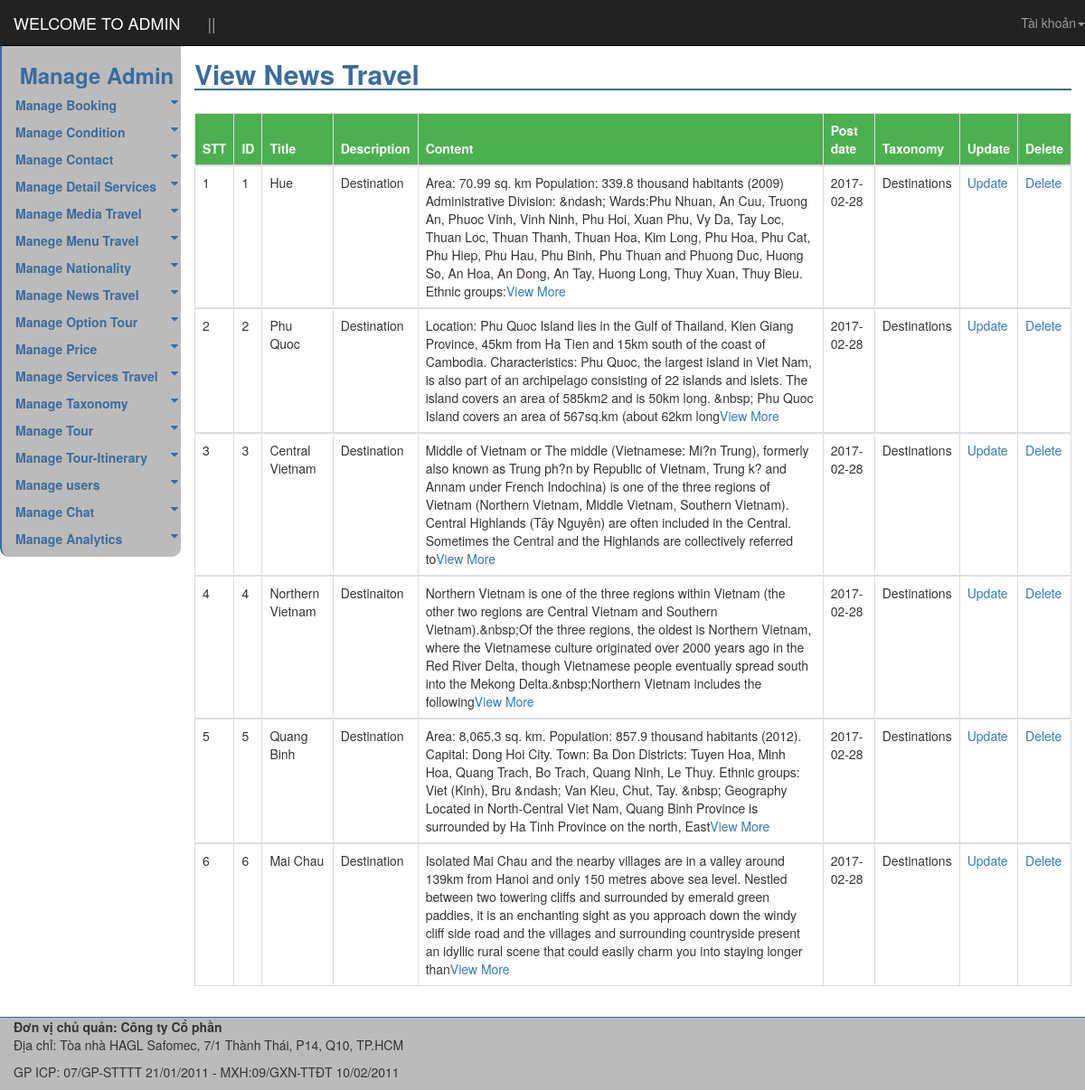
/admin/view-news-travel.php, run on the app's committed database.
### tables this page shows
CREATE TABLE `news_travel` (
  `new_id` int(10) UNSIGNED NOT NULL,
  `new_title` varchar(225) NOT NULL,
  `new_description` text NOT NULL,
  `new_content` text NOT NULL,
  `post_date` date NOT NULL,
  `taxonomy_id` int(10) NOT NULL
);

CREATE TABLE `taxonomy` (
  `taxonomy_id` int(10) UNSIGNED NOT NULL,
  `taxonomy_name` varchar(225) NOT NULL,
  `taxonomy_type` varchar(225) NOT NULL
);

### includes/VSCPDO.php (called while the page is built, shortened)
 <?php
class vsc_pdo {
	private $server;
	private $username;
	private $password;
	private $database;
	public $conn;
	function __construct($conn = null) {
		try {
			$this->conn = new PDO("mysql:host=$this->server;dbname=$this->database", $this->username, $this->password);
			$this->conn->exec("set names utf8");
			$this->conn->setAttribute(PDO::ATTR_DEFAULT_FETCH_MODE, PDO::FETCH_ASSOC);
		}
     catch (PDOException $e)
      {
			echo $e->getMessage();
			exit();
		}
	}
	function fetch_all($sql) {
		try {
			$stmt = $this->conn->prepare($sql);
			$stmt->execute();
			$rows = $stmt->fetchAll();
			return $rows;
		}
    catch (PDOException $e) {
			return false;
		}
	}
	function getConnection($conn=null) {
		$arr = explode(",", $conn);
			$this->server = @$arr[0];
			$this->username = @$arr[1];
			$this->password = @$arr[2];
			$this->database = @$arr[3];
	}
}
 ?>

### includes/function.php (called while the page is built, shortened)
<?php
	function the_excerpt($text , $length=400){
		$text=htmlentities($text,ENT_COMPAT,'UTF-8');
		if(strlen($text)>$length){
			$cutString=substr($text,0,$length);
			$word=substr($text,0,strrpos($cutString,' '));
			return $word;
		}
		return $text;
	}
?>

### admin/view-news-travel.php (the view, shortened to what this page needs)
 <?php
require '../includes/VSCPDO.php';
require '../includes/function.php';
require 'templates/header-admin.php';
require 'templates/sidebar-admin.php';
?>
  	  <section>
  	  	<div id="content_admin" class="col-md-10 col-xs-8" >
         		<h2 class="title_content_admin">View News Travel</h2>
  		</div>
		   <div id="content_admin2" class="col-md-10 col-xs-8" style="margin-top:5px; ">
		                  <div class="table-responsive">
		                <table class="table table-bordered warning">
		                    <thead>
		                        <tr>
		                            <th>STT</th>
		                            <th>ID</th>
		                            <th>Title</th>
		                            <th>Description</th>
		                            <th>Content</th>
		                            <th>Post date</th>
		                            <th>Taxonomy</th>
		                            <th>Update</th>
 									<th>Delete</th>
		                        </tr>
		                    </thead>
		                    	<?php
		                    		$vsc=new vsc_pdo("localhost,root,,travel");
		                    		$select_new="SELECT n.new_id,n.new_title,n.new_description,n.new_content,n.post_date,t.taxonomy_name";
		                    		$select_new.=" FROM news_travel as n ";
		                    		$select_new.=" INNER JOIN taxonomy as t USING(taxonomy_id)";
		                    		$select_new.=" ORDER BY new_id ASC";
		                    		$news=$vsc->fetch_all($select_new);
		                    		$stt=1;
		                    		foreach ($news as $val) {
		   									echo "<tbody>
													<tr>
													<td>".$stt++."</td>
													<td>{$val['new_id']}</td>
													<td>{$val['new_title']}</td>
													<td>{$val['new_description']}</td>
													<td>".the_excerpt($val['new_content'])."<a>View More</a></td>
													<td>{$val['post_date']}</td>
													<td>".the_excerpt($val['taxonomy_name'])."</td>
													<td><a href='edit-news-travel.php?id={$val['new_id']}'>Update</a></td>
													<td><a href='del-news-travel.php?id={$val['new_id']}' onclick='show_confirm();' >Delete</a></td>
													</tr>
												</tbody>";
		                    		}
		                    	?>
		                </table>
		             </div>
		        </div>
  	  </section>
  	  <?php
      require("templates/footer-admin.php");
      ?>

### admin/css/style.css (style rules this page uses)
* { padding: 0; margin: 0; box-sizing:border-box; -moz-box-sizing:border-box; -webkit-box-sizing:border-box; }
body { background: url("../IMG/hoa.jpg") no-repeat; }
#content_admin { margin-top: 25px; }
#content_admin h2 { color:#3b6c9e; font-weight: bold; font-family: family-name|generic-family|initial|inherit;border-bottom:2px solid #3b6c9e; }
#content_admin2 table { margin-top: 10px; }
table thead tr th { background-color:#4CAF50; color:white; }

### data on the page
news_travel: new_id "1", new_title "Hue", new_description "Destination", new_content "Area: 70.99 sq. km Population: 339.8 thousand habitants (2009) Administrative Division: &ndash; Wards:Phu Nhuan, An Cuu, Truong An, Phuoc Vinh, Vinh Ninh, Phu Hoi, Xuan Phu, Vy Da, Tay Loc, Thuan Loc, Thuan Thanh, Thuan Hoa, Kim Long, Phu Hoa, Phu Cat, Phu Hiep, Phu Hau, Phu Binh, Phu Thuan and Phuong Duc, Huong So, An Hoa, An Dong, An Tay, Huong Long, Thuy Xuan, Thuy Bieu. Ethnic groups:", post_date "2017-02-28", taxonomy.taxonomy_name "Destinations"
news_travel: new_id "2", new_title "Phu Quoc", new_description "Destination", new_content "Location: Phu Quoc Island lies in the Gulf of Thailand, Kien Giang Province, 45km from Ha Tien and 15km south of the coast of Cambodia. Characteristics: Phu Quoc, the largest island in Viet Nam, is also part of an archipelago consisting of 22 islands and islets. The island covers an area of 585km2 and is 50km long. &nbsp; Phu Quoc Island covers an area of 567sq.km (about 62km long", post_date "2017-02-28", taxonomy.taxonomy_name "Destinations"
news_travel: new_id "3", new_title "Central Vietnam", new_description "Destination", new_content "Middle of Vietnam or The middle (Vietnamese: Mi?n Trung), formerly also known as Trung ph?n by Republic of Vietnam, Trung k? and Annam under French Indochina) is one of the three regions of Vietnam (Northern Vietnam, Middle Vietnam, Southern Vietnam). Central Highlands (Tây Nguyên) are often included in the Central. Sometimes the Central and the Highlands are collectively referred to", post_date "2017-02-28", taxonomy.taxonomy_name "Destinations"
news_travel: new_id "4", new_title "Northern Vietnam", new_description "Destinaiton", new_content "Northern Vietnam is one of the three regions within Vietnam (the other two regions are Central Vietnam and Southern Vietnam).&nbsp;Of the three regions, the oldest is Northern Vietnam, where the Vietnamese culture originated over 2000 years ago in the Red River Delta, though Vietnamese people eventually spread south into the Mekong Delta.&nbsp;Northern Vietnam includes the following", post_date "2017-02-28", taxonomy.taxonomy_name "Destinations"
news_travel: new_id "5", new_title "Quang Binh", new_description "Destination", new_content "Area: 8,065.3 sq. km. Population: 857.9 thousand habitants (2012). Capital: Dong Hoi City. Town: Ba Don Districts: Tuyen Hoa, Minh Hoa, Quang Trach, Bo Trach, Quang Ninh, Le Thuy. Ethnic groups: Viet (Kinh), Bru &ndash; Van Kieu, Chut, Tay. &nbsp; Geography Located in North-Central Viet Nam, Quang Binh Province is surrounded by Ha Tinh Province on the north, East", post_date "2017-02-28", taxonomy.taxonomy_name "Destinations"
news_travel: new_id "6", new_title "Mai Chau", new_description "Destination", new_content "Isolated Mai Chau and the nearby villages are in a valley around 139km from Hanoi and only 150 metres above sea level. Nestled between two towering cliffs and surrounded by emerald green paddies, it is an enchanting sight as you approach down the windy cliff side road and the villages and surrounding countryside present an idyllic rural scene that could easily charm you into staying longer than", post_date "2017-02-28", taxonomy.taxonomy_name "Destinations"
